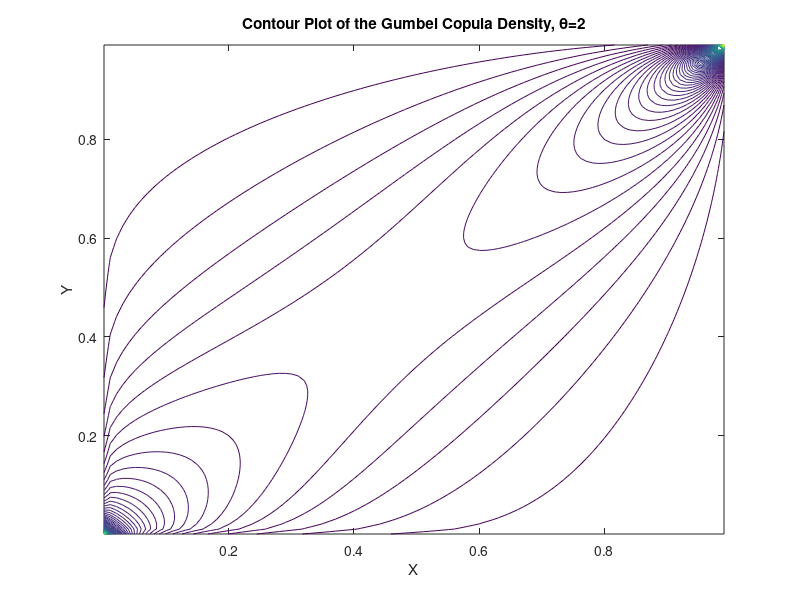

This chart was generated by the following MATLAB code:
% ---------------------------------------------------------------------
% Book:        SFS
% ---------------------------------------------------------------------
% Quantlet:    SFScontourgumbel
% ---------------------------------------------------------------------
% Description: SFScontourgumbel produces a contour plot of the Gumbel
%              copula density
% ---------------------------------------------------------------------
% Usage:       SFScontourgumbel
% ---------------------------------------------------------------------
% Inputs:      p - theta
% ---------------------------------------------------------------------
% Output:      Contour plot of the Gumbel copula density
% ---------------------------------------------------------------------
% Example:     An example is produced for p = 2.
% ---------------------------------------------------------------------
% Author:      Barbara Choros 
% ---------------------------------------------------------------------

clc;
close all;

[u,v] = meshgrid(0.001:0.01:1);
p     = 2;

arg     = (-log(u)).^p+(-log(v)).^p;
gcopuly = exp(-arg.^(1/p))./u./v.*(log(u).*log(v)).^(p-1).*...
          arg.^(1/p-2).*(p-1+arg.^(1/p));

grid on

contour(u,v,gcopuly,150)

xlabel('X');
ylabel('Y');
title('Contour Plot of the Gumbel Copula Density, \theta=2')
